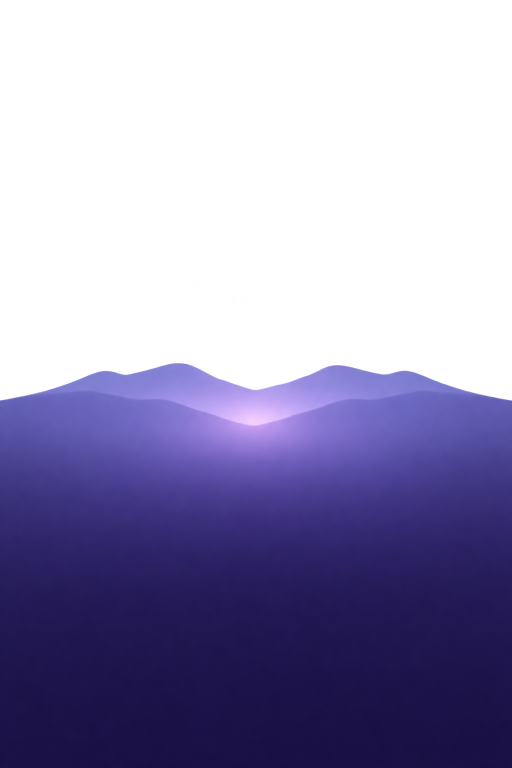
#> input picture rig_input/szene/far.webp, 1024 x 1536 px, found by its file name (shown at 1/2 size)
$ python build_scene.py ../rig_input/szene/far.webp ../rig_input/szene/ground.webp
#> lines starting #> are read from the running program, lines starting #| are printed output that depends on the picture; after the words box and inside, x2 and y2 are one past the last pixel; in counts of white or black regions, pixels touching at a corner belong together
"""Bring a painted scene (rig_input/szene) into the app.

  far.webp, mid.webp, ground.webp   three layers on one canvas (1024 x 1536), each filled down to the bottom
  props.webp                        a sheet of small things: lanterns, flowers, mushrooms, grass, stones

Writes  app/public/assets/scene/<layer>.webp, app/public/assets/scene/<prop>.webp  and
        app/src/data/scene.gen.ts (canvas, ground line, colours, sizes).

The image agent leaves faint streaks in what should be clear sky. A layer keeps only the land that
reaches its bottom edge, with its own soft rim; everything else goes.

Usage: python -I build_scene.py <rig_input/szene> <app_root> [--sheet <out.png>]
"""
import json
import sys
from pathlib import Path

import numpy as np
from PIL import Image
from scipy import ndimage as ndi

src, app = Path(sys.argv[1]), Path(sys.argv[2])
SHEET = Path(sys.argv[sys.argv.index("--sheet") + 1]) if "--sheet" in sys.argv else None
OUT = app / "public" / "assets" / "scene"
OUT.mkdir(parents=True, exist_ok=True)

# props on the sheet: name -> a point on it (sheet pixels)
PROPS = {
    "lantern_hang_off": (175, 300), "lantern_hang_on": (560, 300),
    "lantern_stand_off": (945, 250), "lantern_stand_on": (1335, 250),
}
# also on the sheet, not in the app (the ground layer has its own flowers, mushrooms and stones):
#   flowers_closed (165, 640), flowers_open (540, 640), mushrooms_plain (930, 600), mushrooms_glow (1320, 600),
#   grass_a (140, 880), grass_b (400, 870), stone_a (665, 890), stone_b (965, 870), fireflies around (1320, 860)


def land(im):
    """The land of a layer: what is solid and reaches the bottom edge, with its soft rim."""
    a = np.asarray(im.convert("RGBA")).copy()
    solid = a[..., 3] > 128
    lab, n = ndi.label(solid)
    keep = np.unique(lab[-1, :])
    keep = keep[keep > 0]
    main = np.isin(lab, keep)
    main = ndi.binary_fill_holes(main)
    rim = ndi.binary_dilation(main, iterations=3)
    a[..., 3] = np.where(rim, a[..., 3], 0)
    a[a[..., 3] == 0, :3] = 0
    return a, main


info = {"w": 0, "h": 0}
tiles = []
for name in ("far", "mid", "ground"):
    im = Image.open(src / f"{name}.webp")
#> im is the input picture: PIL image 1024x1536 RGBA; mean R, G, B, A 30.7, 25.7, 61.6, 127.9
    a, main = land(im)
#> in land, `solid = a[..., 3] > 128`:
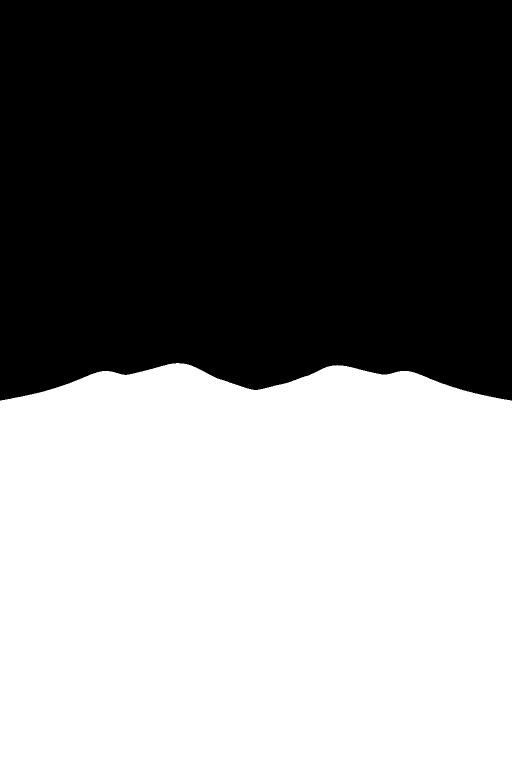
#> solid: shape (1536, 1024) bool (shown at 1/2 size); 50.6% white; 1 black region, box (x1, y1, x2, y2) and area: (0, 0, 1024, 801) 777461
#> in land, `lab, n = ndi.label(solid)`: n = 1
#> in land, `keep = np.unique(lab[-1, :])`: keep = [1]
#> in land, `rim = ndi.binary_dilation(main, iterations=3)`: rim: shape (1536, 1024) bool; 50.8% white; 1 black region, box (x1, y1, x2, y2) and area: (0, 0, 1024, 798) 774389
#> in land, `a[..., 3] = np.where(rim, a[..., 3], 0)`: a: shape (1536, 1024, 4); 0.21% of pixels changed, all inside (x1, y1, x2, y2) = (0, 35, 1023, 798)
#> in land, `a[a[..., 3] == 0, :3] = 0`:
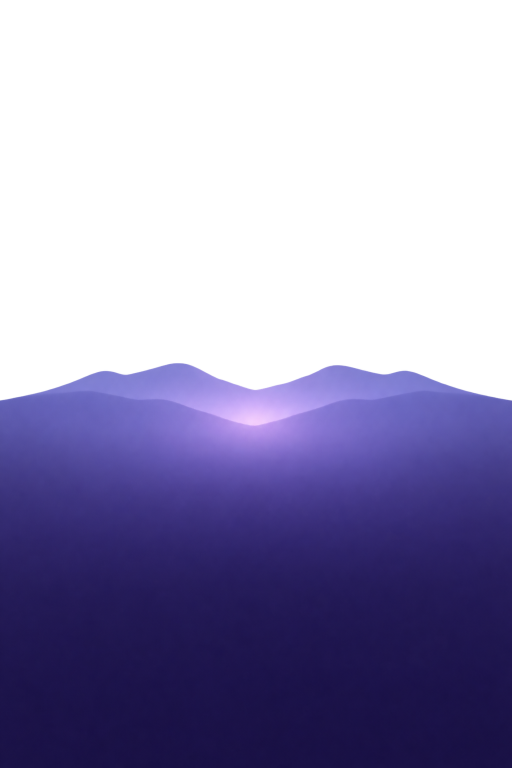
#> a: shape (1536, 1024, 4) (shown at 1/2 size); mean R, G, B, A 28.9, 24.1, 58.7, 127.9; transparent parts drawn white
    h, w = a.shape[:2]
#> h = 1536; w = 1024
    info["w"], info["h"] = w, h
    top = np.argmax(main, axis=0)
#> top = 1024 values, max 801 at index 0, min 726 at index 352, mean 759.2
    bottom = a[-12:, :, :3].reshape(-1, 3).mean(axis=0).round().astype(int).tolist()
#> bottom = [24, 16, 68]
#> pass 3 of the loop `for name in ("far", "mid", "ground"):`:
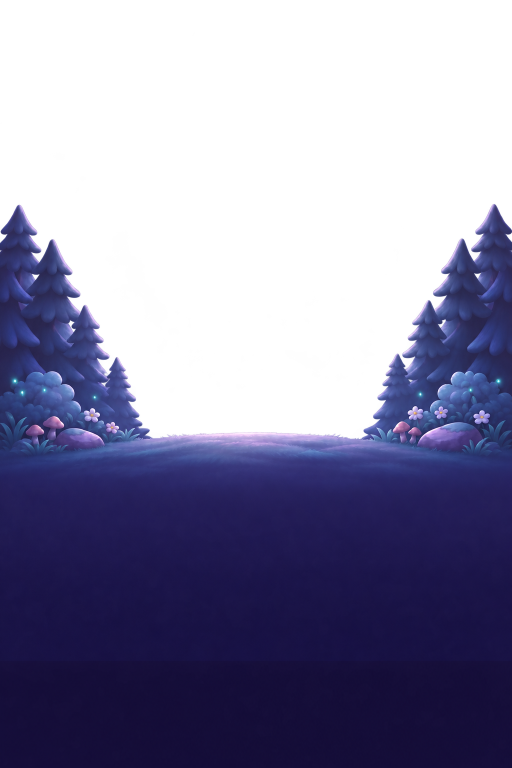
#> input picture rig_input/szene/ground.webp, 1024 x 1536 px, found by its file name (shown at 1/2 size)
#> im is the input picture: PIL image 1024x1536 RGBA; mean R, G, B, A 27.2, 25.3, 57.5, 135.6
#> in land (call 3), `lab, n = ndi.label(solid)`:
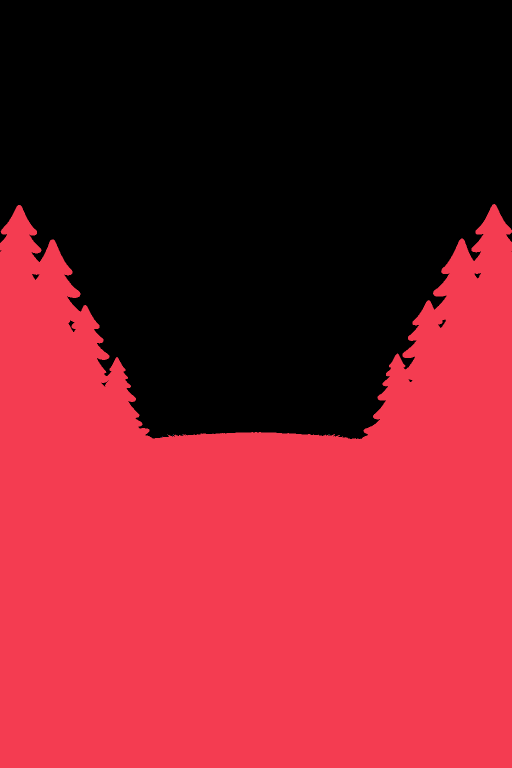
#> lab: shape (1536, 1024) int32 (shown at 1/2 size); 10 distinct labels, from 0 to 9; one colour per label, 0 black
#> in land (call 3), `lab, n = ndi.label(solid)`: n = 9
#> in land (call 3), `rim = ndi.binary_dilation(main, iterations=3)`:
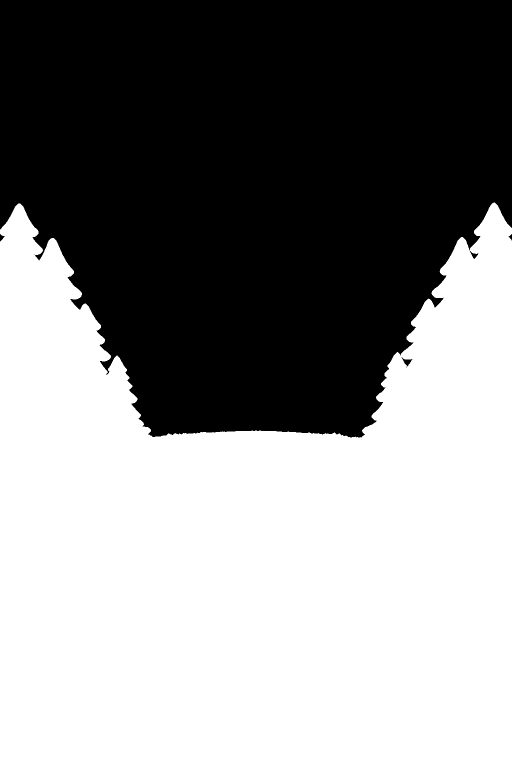
#> rim: shape (1536, 1024) bool (shown at 1/2 size); 54% white; 5 black regions, box (x1, y1, x2, y2) and area: (0, 0, 1024, 875) 722663, (803, 714, 825, 735) 157, (940, 502, 957, 518) 102, (0, 468, 9, 483) 71, (1017, 468, 1024, 481) 44
#> top = 1024 values, max 878 at index 700, min 408 at index 987, mean 708.4
#> bottom = [20, 13, 56]
    info[name] = dict(top=int(top.min()), mid=int(top[w // 2 - 40 : w // 2 + 40].mean()), bottom="#%02x%02x%02x" % tuple(bottom))
    Image.fromarray(a).save(OUT / f"{name}.webp", "WEBP", quality=90, method=6)
    tiles.append((name, Image.fromarray(a)))

# ---------- props ----------
sheet = np.asarray(Image.open(src / "props.webp").convert("RGBA")).copy()
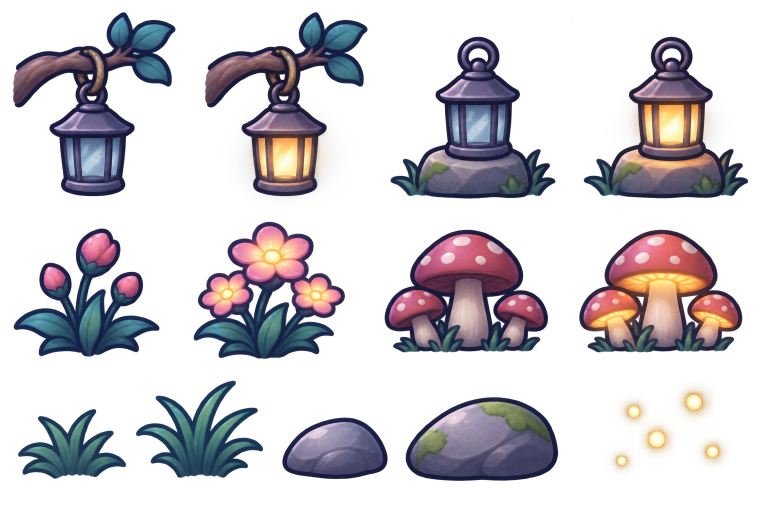
#> input picture rig_input/szene/props.webp, 1536 x 1024 px, found by its file name (shown at 1/2 size)
#> sheet is the input picture: shape (1024, 1536, 4); mean R, G, B, A 65.5, 61.4, 75.2, 81.5
solid = sheet[..., 3] > 140
#> solid: shape (1024, 1536) bool; 32% white; 17 white regions, largest, box (x1, y1, x2, y2) and area: (769, 460, 1096, 705) 56509, (1159, 460, 1484, 704) 56468, (410, 25, 735, 392) 50871
lab, n = ndi.label(ndi.binary_closing(solid, iterations=2))
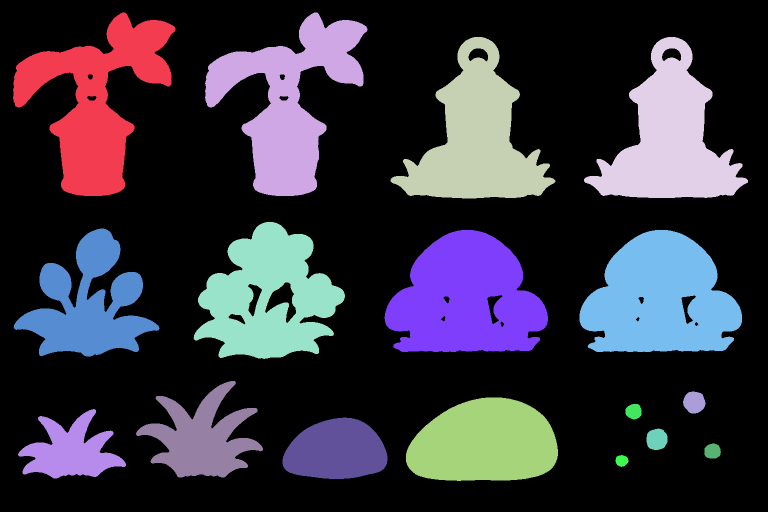
#> lab: shape (1024, 1536) int32 (shown at 1/2 size); 18 distinct labels, from 0 to 17; one colour per label, 0 black
#> n = 17
props = {}
for name, (x, y) in PROPS.items():
    i = lab[y, x]
    assert i > 0, (name, "no part at", (x, y))
    mask = ndi.binary_fill_holes(lab == i)
    ys, xs = np.nonzero(mask)
    pad = 4
    y0, y1, x0, x1 = max(0, ys.min() - pad), ys.max() + 1 + pad, max(0, xs.min() - pad), xs.max() + 1 + pad
    crop = sheet[y0:y1, x0:x1].copy()
    near = ndi.binary_dilation(mask, iterations=2)[y0:y1, x0:x1]
    crop[..., 3] = np.where(near, crop[..., 3], 0)
    crop[crop[..., 3] == 0, :3] = 0
    im = Image.fromarray(crop)
    im.save(OUT / f"{name}.webp", "WEBP", quality=92, method=6)
    props[name] = [im.width, im.height]
    tiles.append((name, im))
#> this loop made 4 passes
#> (y0, y1, x0, x1) on passes 1 to 4: (21, 396, 22, 355), (21, 396, 406, 739), (70, 401, 777, 1115), (70, 400, 1164, 1500)
#> pass 1, `near = ndi.binary_dilation(mask, iterations=2)[y0:y1, x0:x1]`:
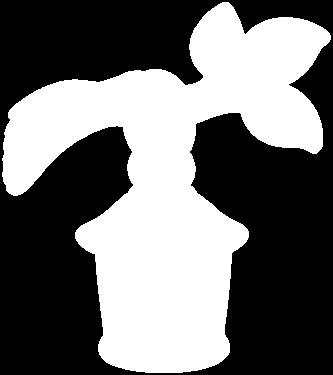
#> near: shape (375, 333) bool; 43.2% white; 1 white region, box (x1, y1, x2, y2) and area: (2, 2, 331, 373) 53968
#> after the loop:
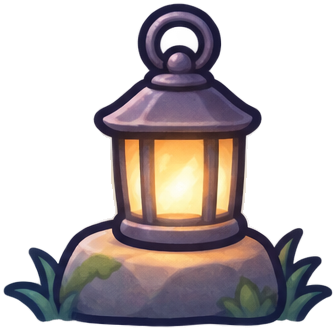
#> crop: shape (330, 336, 4); mean R, G, B, A 52.2, 44.7, 45.8, 114.2; transparent parts drawn white
#> after the loop: mask: shape (1024, 1536) bool; 3.2% white; 1 white region, box (x1, y1, x2, y2) and area: (1168, 74, 1496, 396) 50741
#> after the loop:
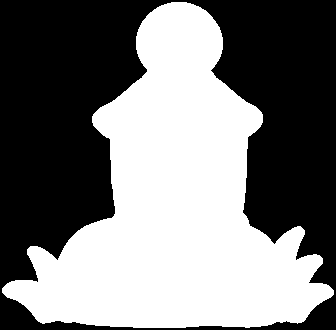
#> near: shape (330, 336) bool; 47.9% white; 1 white region, box (x1, y1, x2, y2) and area: (2, 2, 334, 328) 53079
#> after the loop, props = {'lantern_hang_off': [333, 375], 'lantern_hang_on': [333, 375], 'lantern_stand_off': [338, 331], 'lantern_stand_on': [336, 330]}; tiles = 7 items

ts = [
    "// Generated by rig_tools/build_scene.py from rig_input/szene. Do not edit by hand.",
    "/** The painted scene behind the ghost: canvas size, where each layer's land begins (top: highest point, mid: in the middle) and the colour it ends in. */",
    f"export const SCENE = {json.dumps(info, separators=(', ', ': '))} as const;",
    "/** Small things that stand in the scene: width and height in pixels of the scene's canvas. */",
    f"export const SCENE_PROPS: Record<string, [number, number]> = {json.dumps(props, separators=(', ', ': '))};",
    "",
]
(app / "src" / "data" / "scene.gen.ts").write_text("\n".join(ts), encoding="utf-8")
print(json.dumps(info))
#| {"w": 1024, "h": 1536, "far": {"top": 726, "mid": 775, "bottom": "#181044"}, "mid": {"top": 726, "mid": 775, "bottom": "#181044"}, "ground": {"top": 408, "mid": 864, "bottom": "#140d38"}}
print(props)
#| {'lantern_hang_off': [333, 375], 'lantern_hang_on': [333, 375], 'lantern_stand_off': [338, 331], 'lantern_stand_on': [336, 330]}

if SHEET:
    W = 1024 * 3 // 3
    o = Image.new("RGBA", (1024 * 3 // 2 + 40, 1536 // 2 + 420), (150, 160, 205, 255))
    x = 0
    for name, im in tiles[:3]:
        t = im.resize((im.width // 2, im.height // 2), Image.LANCZOS)
        o.alpha_composite(t, (x, 0))
        x += t.width + 10
    x, y = 10, 1536 // 2 + 10
    for name, im in tiles[3:]:
        t = im.copy()
        t.thumbnail((120, 190))
        if x + t.width > o.width - 10:
            x, y = 10, y + 200
        o.alpha_composite(t, (x, y))
        x += t.width + 14
    o.convert("RGB").save(SHEET)
